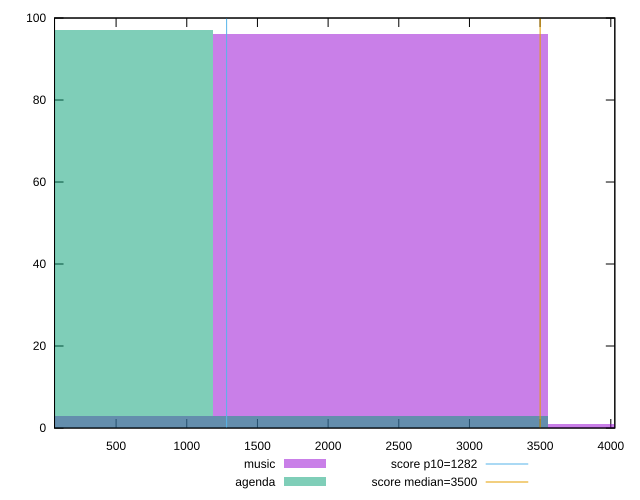

The script that saved this image:
reset

$music <<EOF
2368.494335784755 96
0 3
4736.98867156951 1
EOF

$agenda <<EOF
2368.494335784755 3
0 97
EOF

set key outside below
set boxwidth 2368.494335784755
set xrange [64.49600000000001:4028.4600000000005]
set yrange [0:100]
set trange [0:100]
set style fill transparent solid 0.5 noborder

set parametric
set terminal svg size 640, 500 enhanced background rgb 'white'
set output "report/report_00029_2021-02-24T13-36-40.390Z/bootup-time/comparison/histogram/0_vs_1.svg"

plot $music title "music" with boxes, \
     $agenda title "agenda" with boxes, \
     1282,t title "score p10=1282", \
     3500,t title "score median=3500"

reset
